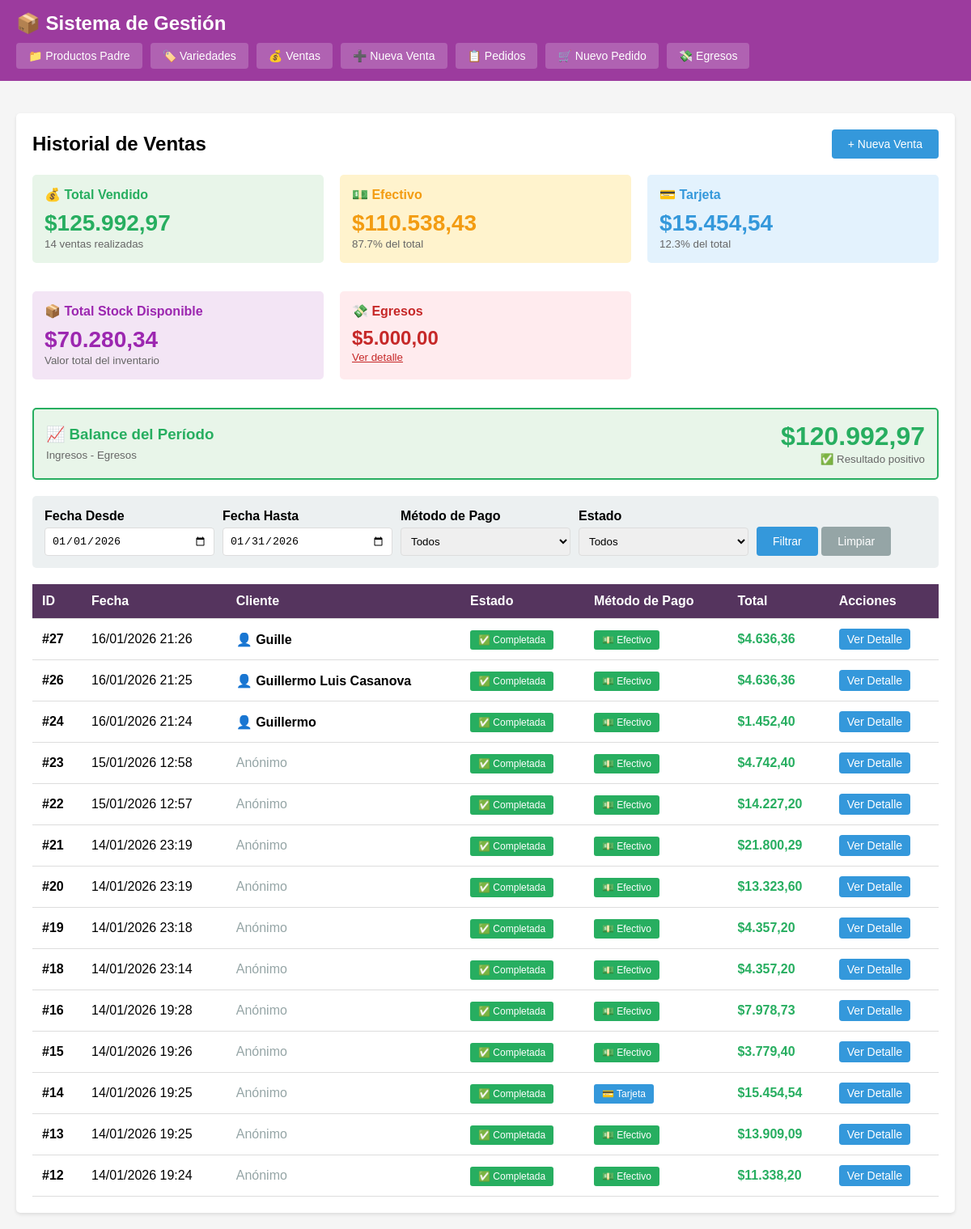
The app's page /index.php?c=venta&a=index with its own data.
### tables this page shows
CREATE TABLE ventas (
            id INTEGER PRIMARY KEY AUTOINCREMENT,
            total DECIMAL(10,2) NOT NULL,
            metodo_pago VARCHAR(20) NOT NULL,
            descuento_aplicado DECIMAL(10,2) DEFAULT 0,
            fecha DATETIME DEFAULT CURRENT_TIMESTAMP
        , nombre_cliente VARCHAR(200), estado VARCHAR(20) DEFAULT 'completada', fecha_formalizacion DATETIME);

### controllers/VentaController.php (called while the page is built, shortened)
<?php
class VentaController {
    private $ventaModel;
    private $variedadModel;
    public function __construct() {
        $this->ventaModel = new Venta();
        $this->variedadModel = new Variedad();
    }
public function index() {
    $filtros = [];
    if (empty($_GET['fecha_desde']) && empty($_GET['fecha_hasta']) && empty($_GET['metodo_pago']) && empty($_GET['estado'])) {
        $filtros['fecha_desde'] = date('Y-m-01');
        $filtros['fecha_hasta'] = date('Y-m-t');
    }
    $ventas = $this->ventaModel->getAll($filtros);
    $total_ventas = $this->ventaModel->getTotalVentas($filtros);
    $estadisticas = $this->ventaModel->getEstadisticas(
        $filtros['fecha_desde'] ?? null,
        $filtros['fecha_hasta'] ?? null
    );
    $total_stock_disponible = $this->variedadModel->getTotalStockDisponible();
    $egresoModel = new Egreso();
    $filtros_egresos = [];
    if (!empty($filtros['fecha_desde'])) {
        $filtros_egresos['fecha_desde'] = $filtros['fecha_desde'];
    }
    if (!empty($filtros['fecha_hasta'])) {
        $filtros_egresos['fecha_hasta'] = $filtros['fecha_hasta'];
    }
    $total_egresos = $egresoModel->getTotalEgresos($filtros_egresos);
    $balance = ($estadisticas['total_vendido'] ?? 0) - $total_egresos;
    $this->render('ventas/index', [
        'ventas' => $ventas,
        'total_ventas' => $total_ventas,
        'estadisticas' => $estadisticas,
        'total_stock_disponible' => $total_stock_disponible,
        'total_egresos' => $total_egresos,
        'balance' => $balance,
        'filtros' => $filtros
    ]);
}
    private function render($view, $data = []) {
        extract($data);
        require BASE_PATH . '/views/' . $view . '.php';
        require BASE_PATH . '/views/layout.php';
    }
}
?>

### config/database.php (called while the page is built, shortened)
<?php
class Database {
    private static $instance = null;
    private $conn;
    private function __construct() {
        try {
            $this->conn = new PDO('sqlite:' . DB_PATH);
            $this->conn->setAttribute(PDO::ATTR_ERRMODE, PDO::ERRMODE_EXCEPTION);
            $this->conn->setAttribute(PDO::ATTR_DEFAULT_FETCH_MODE, PDO::FETCH_ASSOC);
        } catch(PDOException $e) {
            die("Error de conexión: " . $e->getMessage());
        }
    }
    public static function getInstance() {
        if (self::$instance === null) {
            self::$instance = new self();
        }
        return self::$instance;
    }
    public function getConnection() {
        return $this->conn;
    }
}
?>

### models/Venta.php (called while the page is built, shortened)
<?php
class Venta {
    private $db;
    public function __construct() {
        $this->db = Database::getInstance()->getConnection();
    }
    public function getAll($filtros = []) {
        $sql = "SELECT * FROM ventas WHERE 1=1";
        $params = [];
        if (!empty($filtros['fecha_desde'])) {
            $sql .= " AND DATE(fecha) >= ?";
            $params[] = $filtros['fecha_desde'];
        }
        if (!empty($filtros['fecha_hasta'])) {
            $sql .= " AND DATE(fecha) <= ?";
            $params[] = $filtros['fecha_hasta'];
        }
        if (!empty($filtros['estado'])) {
            $sql .= " AND estado = ?";
            $params[] = $filtros['estado'];
        } else {
            $sql .= " AND estado != 'cancelada'";
        }
        $sql .= " ORDER BY fecha DESC";
        $stmt = $this->db->prepare($sql);
        $stmt->execute($params);
        return $stmt->fetchAll();
    }
    public function getEstadisticas($fecha_desde = null, $fecha_hasta = null) {
        $sql = "SELECT
                COUNT(*) as total_ventas,
                SUM(total) as total_vendido,
                AVG(total) as promedio_venta,
                SUM(CASE WHEN metodo_pago = 'efectivo' THEN total ELSE 0 END) as total_efectivo,
                SUM(CASE WHEN metodo_pago = 'tarjeta' THEN total ELSE 0 END) as total_tarjeta,
                SUM(CASE WHEN metodo_pago = 'transferencia' THEN total ELSE 0 END) as total_transferencia
                FROM ventas WHERE estado = 'completada'";
        $params = [];
        if ($fecha_desde) {
            $sql .= " AND DATE(fecha) >= ?";
            $params[] = $fecha_desde;
        }
        if ($fecha_hasta) {
            $sql .= " AND DATE(fecha) <= ?";
            $params[] = $fecha_hasta;
        }
        $stmt = $this->db->prepare($sql);
        $stmt->execute($params);
        $result = $stmt->fetch();
        if ($result) {
            $result['total_tarjeta_combinado'] = ($result['total_tarjeta'] ?? 0) + ($result['total_transferencia'] ?? 0);
        }
        return $result;
    }
}
?>

### helpers/FormatHelper.php (called while the page is built, shortened)
<?php
class FormatHelper {
    public static function precio($valor) {
        return '$' . number_format($valor, 2, ',', '.');
    }
}
?>

### models/Variedad.php (called while the page is built, shortened)
<?php
class Variedad {
    private $db;
    public function __construct() {
        $this->db = Database::getInstance()->getConnection();
    }
public function getTotalStockDisponible() {
    $sql = "SELECT SUM(precio_compra_total) as total FROM variedades WHERE activo = 1";
    $stmt = $this->db->query($sql);
    $result = $stmt->fetch();
    return $result['total'] ?? 0;
}
}
?>

### models/Egreso.php (called while the page is built, shortened)
<?php
class Egreso {
    private $db;
    public function __construct() {
        $this->db = Database::getInstance()->getConnection();
    }
    public function getTotalEgresos($filtros = []) {
        $sql = "SELECT SUM(monto) as total FROM egresos WHERE 1=1";
        $params = [];
        if (!empty($filtros['fecha_desde'])) {
            $sql .= " AND fecha >= ?";
            $params[] = $filtros['fecha_desde'];
        }
        if (!empty($filtros['fecha_hasta'])) {
            $sql .= " AND fecha <= ?";
            $params[] = $filtros['fecha_hasta'];
        }
        $stmt = $this->db->prepare($sql);
        $stmt->execute($params);
        $result = $stmt->fetch();
        return $result['total'] ?? 0;
    }
}
?>

### views/ventas/index.php (the view, shortened to what this page needs)
<div style="display: flex; justify-content: space-between; align-items: center; margin-bottom: 20px;">
    <h2>Historial de Ventas</h2>
    <a href="index.php?c=venta&a=nueva" class="btn btn-primary">+ Nueva Venta</a>
</div>
<div class="grid-3" style="margin-bottom: 20px;">
    <div class="card" style="background: #e8f5e9;">
        <h4 style="margin-bottom: 10px; color: #27ae60;">💰 Total Vendido</h4>
        <div style="font-size: 28px; font-weight: bold; color: #27ae60;">
            <?= FormatHelper::precio($estadisticas['total_vendido'] ?? 0) ?>
        </div>
        <small style="color: #666;"><?= $estadisticas['total_ventas'] ?? 0 ?> ventas realizadas</small>
    </div>
    <div class="card" style="background: #fff3cd;">
        <h4 style="margin-bottom: 10px; color: #f39c12;">💵 Efectivo</h4>
        <div style="font-size: 28px; font-weight: bold; color: #f39c12;">
            <?= FormatHelper::precio($estadisticas['total_efectivo'] ?? 0) ?>
        </div>
        <small style="color: #666;">
            <?php
            $porcentaje_efectivo = ($estadisticas['total_vendido'] > 0)
                ? (($estadisticas['total_efectivo'] / $estadisticas['total_vendido']) * 100)
                : 0;
            echo number_format($porcentaje_efectivo, 1) . '% del total';
            ?>
        </small>
    </div>
    <div class="card" style="background: #e3f2fd;">
        <h4 style="margin-bottom: 10px; color: #3498db;">💳 Tarjeta</h4>
        <div style="font-size: 28px; font-weight: bold; color: #3498db;">
            <?= FormatHelper::precio($estadisticas['total_tarjeta_combinado'] ?? 0) ?>
        </div>
        <small style="color: #666;">
            <?php
            $porcentaje_tarjeta = ($estadisticas['total_vendido'] > 0)
                ? (($estadisticas['total_tarjeta_combinado'] / $estadisticas['total_vendido']) * 100)
                : 0;
            echo number_format($porcentaje_tarjeta, 1) . '% del total';
            ?>
        </small>
    </div>
    <div class="card" style="background: #f3e5f5;">
        <h4 style="margin-bottom: 10px; color: #9c27b0;">📦 Total Stock Disponible</h4>
        <div style="font-size: 28px; font-weight: bold; color: #9c27b0;">
            <?= FormatHelper::precio($total_stock_disponible ?? 0) ?>
        </div>
        <small style="color: #666;">Valor total del inventario</small>
    </div>
    <div class="card" style="background: #ffebee;">
        <h4 style="margin-bottom: 10px; color: #c62828;">💸 Egresos</h4>
        <div style="font-size: 24px; font-weight: bold; color: #c62828;">
            <?= FormatHelper::precio($total_egresos ?? 0) ?>
        </div>
        <small style="color: #666;">
            <a href="index.php?c=egreso&a=index" style="color: #c62828; text-decoration: underline;">Ver detalle</a>
        </small>
    </div>
</div>
<div class="card" style="background: <?= $balance >= 0 ? '#e8f5e9' : '#ffebee' ?>; margin-bottom: 20px; border: 2px solid <?= $balance >= 0 ? '#27ae60' : '#c62828' ?>;">
    <div style="display: flex; justify-content: space-between; align-items: center;">
        <div>
            <h3 style="margin-bottom: 5px; color: <?= $balance >= 0 ? '#27ae60' : '#c62828' ?>;">
                <?= $balance >= 0 ? '📈' : '📉' ?> Balance del Período
            </h3>
            <small style="color: #666;">Ingresos - Egresos</small>
        </div>
        <div style="text-align: right;">
            <div style="font-size: 32px; font-weight: bold; color: <?= $balance >= 0 ? '#27ae60' : '#c62828' ?>;">
                <?= FormatHelper::precio($balance) ?>
            </div>
            <small style="color: #666;">
                <?php if ($balance >= 0): ?>
                    ✅ Resultado positivo
                <?php else: ?>
                    ⚠️ Resultado negativo
                <?php endif; ?>
            </small>
        </div>
    </div>
</div>
<div class="filtros">
    <form method="GET" action="index.php">
        <div class="form-group">
            <label for="fecha_desde">Fecha Desde</label>
            <input type="date" id="fecha_desde" name="fecha_desde" value="<?= $filtros['fecha_desde'] ?? '' ?>">
        </div>
        <div class="form-group">
            <label for="fecha_hasta">Fecha Hasta</label>
            <input type="date" id="fecha_hasta" name="fecha_hasta" value="<?= $filtros['fecha_hasta'] ?? '' ?>">
        </div>
        <div class="form-group">
            <label for="metodo_pago">Método de Pago</label>
            <select id="metodo_pago" name="metodo_pago">
                <option value="">Todos</option>
            </select>
        </div>
        <div class="form-group">
            <label for="estado">Estado</label>
            <select id="estado" name="estado">
                <option value="">Todos</option>
            </select>
        </div>
        <div class="form-group">
            <label>&nbsp;</label>
            <button type="submit" class="btn btn-primary">Filtrar</button>
            <a href="index.php?c=venta&a=index" class="btn btn-secondary">Limpiar</a>
        </div>
    </form>
</div>
<?php if (empty($ventas)): ?>
    <div class="card">
        <p style="text-align: center; color: #95a5a6; padding: 20px;">No hay ventas registradas.</p>
    </div>
<?php else: ?>
<table>
    <thead>
        <tr>
            <th>ID</th>
            <th>Fecha</th>
            <th>Cliente</th>
            <th>Estado</th>
            <th>Método de Pago</th>
            <th>Total</th>
            <th>Acciones</th>
        </tr>
    </thead>
    <tbody>
        <?php foreach ($ventas as $venta): ?>
            <tr style="<?= $venta['estado'] == 'cancelada' ? 'opacity: 0.6;' : '' ?>">
                <td><strong>#<?= $venta['id'] ?></strong></td>
                <td><?= date('d/m/Y H:i', strtotime($venta['fecha'])) ?></td>
                <td>
                    <?php if ($venta['nombre_cliente']): ?>
                        <strong>👤 <?= htmlspecialchars($venta['nombre_cliente']) ?></strong>
                    <?php else: ?>
                        <span style="color: #95a5a6;">Anónimo</span>
                    <?php endif; ?>
                </td>
                <td>
                    <?php if ($venta['estado'] == 'completada'): ?>
                        <span class="badge" style="background: #27ae60;">✅ Completada</span>
                    <?php elseif ($venta['estado'] == 'preventa'): ?>
                        <span class="badge" style="background: #f39c12;">⏳ Pre-venta</span>
                    <?php else: ?>
                        <span class="badge" style="background: #e74c3c;">❌ Cancelada</span>
                    <?php endif; ?>
                </td>
                <td>
                    <?php if ($venta['metodo_pago'] == 'efectivo'): ?>
                        <span class="badge" style="background: #27ae60;">💵 Efectivo</span>
                    <?php elseif ($venta['metodo_pago'] == 'tarjeta'): ?>
                        <span class="badge" style="background: #3498db;">💳 Tarjeta</span>
                    <?php else: ?>
                        <span class="badge" style="background: #9b59b6;">🔄 Transferencia</span>
                    <?php endif; ?>
                </td>
                <td><strong style="color: #27ae60; font-size: 16px;"><?= FormatHelper::precio($venta['total']) ?></strong></td>
                <td>
                    <a href="index.php?c=venta&a=detalle&id=<?= $venta['id'] ?>" class="btn btn-primary" style="padding: 5px 10px;">Ver Detalle</a>
                </td>
            </tr>
        <?php endforeach; ?>
    </tbody>
</table>
<?php endif; ?>

### records on screen
ventas: id "27", fecha "16/01/2026 21:26", nombre_cliente "Guille", estado "✅ Completada", metodo_pago "💵 Efectivo", total "$4.636,36"
ventas: id "26", fecha "16/01/2026 21:25", nombre_cliente "Guillermo Luis Casanova", estado "✅ Completada", metodo_pago "💵 Efectivo", total "$4.636,36"
ventas: id "24", fecha "16/01/2026 21:24", nombre_cliente "Guillermo", estado "✅ Completada", metodo_pago "💵 Efectivo", total "$1.452,40"
ventas: id "23", fecha "15/01/2026 12:58", shows "Anónimo", estado "✅ Completada", metodo_pago "💵 Efectivo", total "$4.742,40"
ventas: id "22", fecha "15/01/2026 12:57", shows "Anónimo", estado "✅ Completada", metodo_pago "💵 Efectivo", total "$14.227,20"
ventas: id "21", fecha "14/01/2026 23:19", shows "Anónimo", estado "✅ Completada", metodo_pago "💵 Efectivo", total "$21.800,29"
ventas: id "20", fecha "14/01/2026 23:19", shows "Anónimo", estado "✅ Completada", metodo_pago "💵 Efectivo", total "$13.323,60"
ventas: id "19", fecha "14/01/2026 23:18", shows "Anónimo", estado "✅ Completada", metodo_pago "💵 Efectivo", total "$4.357,20"
ventas: id "18", fecha "14/01/2026 23:14", shows "Anónimo", estado "✅ Completada", metodo_pago "💵 Efectivo", total "$4.357,20"
ventas: id "16", fecha "14/01/2026 19:28", shows "Anónimo", estado "✅ Completada", metodo_pago "💵 Efectivo", total "$7.978,73"
ventas: id "15", fecha "14/01/2026 19:26", shows "Anónimo", estado "✅ Completada", metodo_pago "💵 Efectivo", total "$3.779,40"
ventas: id "14", fecha "14/01/2026 19:25", shows "Anónimo", estado "✅ Completada", metodo_pago "💳 Tarjeta", total "$15.454,54"
ventas: id "13", fecha "14/01/2026 19:25", shows "Anónimo", estado "✅ Completada", metodo_pago "💵 Efectivo", total "$13.909,09"
ventas: id "12", fecha "14/01/2026 19:24", shows "Anónimo", estado "✅ Completada", metodo_pago "💵 Efectivo", total "$11.338,20"

### other values on screen
FormatHelper::precio($estadisticas['total_vendido'] ?? 0) "$125.992,97"
$estadisticas['total_ventas'] "14"
FormatHelper::precio($estadisticas['total_efectivo'] ?? 0) "$110.538,43"
$porcentaje_efectivo "87.7"
FormatHelper::precio($estadisticas['total_tarjeta_combinado'] ?? 0) "$15.454,54"
$porcentaje_tarjeta "12.3"
FormatHelper::precio($total_stock_disponible ?? 0) "$70.280,34"
FormatHelper::precio($total_egresos ?? 0) "$5.000,00"
FormatHelper::precio($balance) "$120.992,97"
